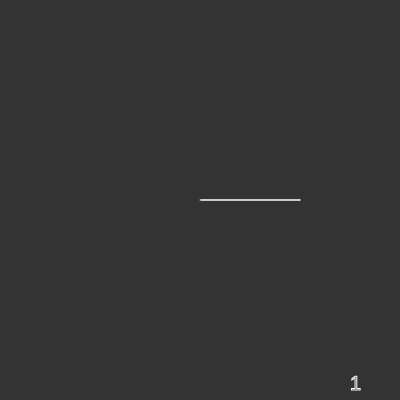
Frame 1 (no input)
Frame 60 (no input): identical to frame 1, image omitted
Frame 120 (the mouse pressed at the canvas centre since frame 60): identical to frame 1, image omitted

The p5.js sketch that drew this single still picture (run headless with seeded random() and noise() and a simulated clock; from frame 60 on, the mouse is pressed at the canvas centre):

// p5.js sketch
// ── sketch.js
var nVal;
var n1;
var n2;
var n3;
var m = 3;
var a = 1;
var b = 1;

function setup() {
    createCanvas(400, 400);
    sliderN = createSlider(0, 10, 1);
    sliderNVal = createSlider(0, 1, 0.1, 0.1);
    fill(255);
}

function sgn(val) {
    if (val > 0) {
        return 1;
    } else if (val < 0) {
        return -1;
    } else {
        return 0;
    }
}

function supershape(theta) {    
    var part1 = (1/a) * cos(theta * m /4);
    part1 = abs(part1);
    part1 = pow(part1, n2);
    var part2 = (1/b) * sin(theta * m /4);
    part2 = abs(part2);
    part2 = pow(part2, n3);
    var part3 = pow(part1 + part2, 1/n1);
    if (part3 === 0) return 0;
    return 1/part3;
}

function draw() {
    textSize(32);
    text('word', 20, 20);

    background(51);
    translate(width/2, height/2);
    stroke(255);
    noFill();

    var radius = 100;
    var total = 500;
    var increment = TWO_PI/total;
    m = sliderN.value();
    nVal = sliderNVal.value();
    //stupid
    n1 = nVal;
    n2 = nVal;
    n3 = nVal;

    beginShape();
    for (var angle = 0; angle < TWO_PI; angle += increment) {
        var r = supershape(angle);
        var x = radius * r * cos(angle);
        var y = radius * r * sin(angle);


        vertex(x, y);
    }
    endShape(CLOSE);
    textSize(20);
    text(m, 150, 190);
}
